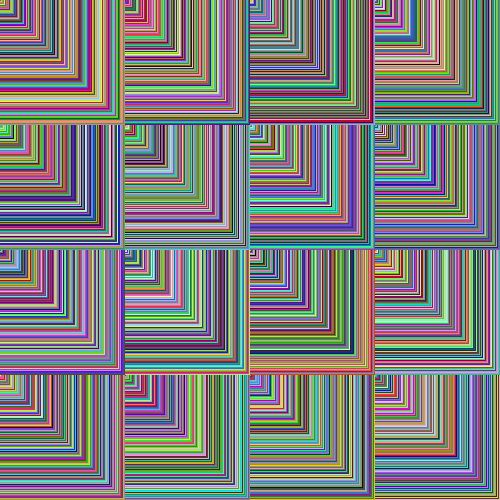
Frame 1 (no input)
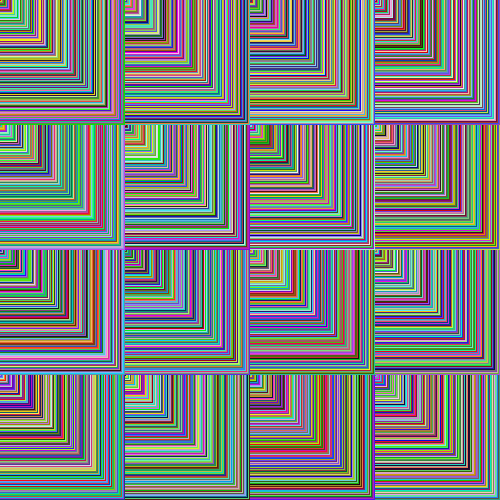
Frame 60 (the mouse pressed at the canvas centre just before this capture)
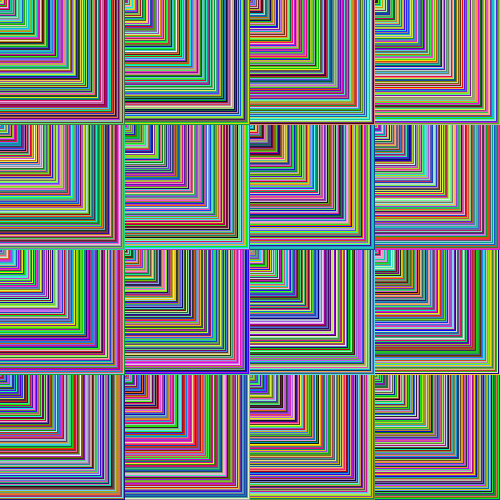
Frame 120 (the mouse held since frame 60 and released just before this capture)

The Processing sketch that drew these frames (run headless with seeded random() and noise(); from frame 60 on, the mouse is pressed at the canvas centre):

// Processing sketch: processing_66902
// ── processing_66902.pde


void setup() {

  size (500, 500);
  background(200);
  noStroke();
  smooth();
}

void draw() {

  drawRectangle (0, 0, (int) random (1, 150), (int) random (1, 150));
  drawRectangle (0, 0, 125, 125);
  drawRectangle (125, 0, 125, 125);
  drawRectangle (250, 0, 125, 125);
  drawRectangle (375, 0, 125, 125);
  drawRectangle (0, 125, 125, 125);
  drawRectangle (125, 125, 125, 125);
  drawRectangle (250, 125, 125, 125);
  drawRectangle (375, 125, 125, 125);
  drawRectangle (0, 250, 125, 125);
  drawRectangle (125, 250, 125, 125);
  drawRectangle (250, 250, 125, 125);
  drawRectangle (375, 250, 125, 125);
  drawRectangle (0, 375, 125, 125);
  drawRectangle (125, 375, 125, 125);
  drawRectangle (250, 375, 125, 125);
  drawRectangle (375, 375, 125, 125);
}

void drawRectangle (int Xloc, int Yloc, int size, int num) {
  float grayvalues = 255/num;
  float steps = size/num;
  for (int i=0; i<num; i++) {
    fill(random (0, 250), random (0, 250), random (0, 250));
    rect (Xloc, Yloc, size-i * steps, size- i* steps);
  }
}
